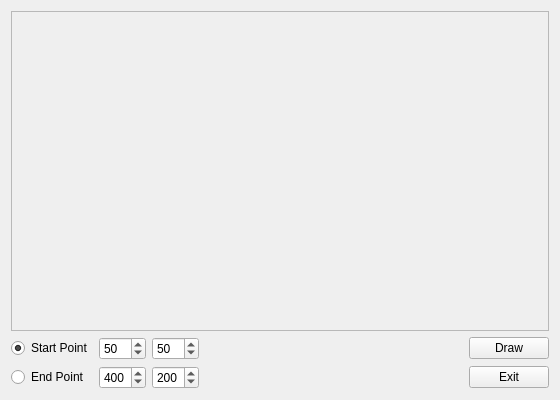
<?xml version="1.0" encoding="UTF-8"?>
<ui version="4.0">
 <class>Window</class>
 <widget class="QMainWindow" name="Window">
  <property name="geometry">
   <rect>
    <x>0</x>
    <y>0</y>
    <width>560</width>
    <height>400</height>
   </rect>
  </property>
  <property name="windowTitle">
   <string>Moving Starts</string>
  </property>
  <property name="windowIcon">
   <iconset resource="images.qrc">
    <normaloff>:/star</normaloff>:/star</iconset>
  </property>
  <widget class="QWidget" name="centralWidget">
   <layout class="QGridLayout" name="gridLayout">
    <item row="1" column="0">
     <widget class="QRadioButton" name="start">
      <property name="text">
       <string>Start Point</string>
      </property>
      <property name="checked">
       <bool>true</bool>
      </property>
      <attribute name="buttonGroup">
       <string notr="true">buttonGroup</string>
      </attribute>
     </widget>
    </item>
    <item row="1" column="1">
     <widget class="QSpinBox" name="ax">
      <property name="maximum">
       <number>800</number>
      </property>
      <property name="value">
       <number>50</number>
      </property>
     </widget>
    </item>
    <item row="1" column="2">
     <widget class="QSpinBox" name="ay">
      <property name="maximum">
       <number>800</number>
      </property>
      <property name="value">
       <number>50</number>
      </property>
     </widget>
    </item>
    <item row="1" column="3">
     <spacer name="hs2">
      <property name="orientation">
       <enum>Qt::Horizontal</enum>
      </property>
      <property name="sizeHint" stdset="0">
       <size>
        <width>201</width>
        <height>20</height>
       </size>
      </property>
     </spacer>
    </item>
    <item row="1" column="4">
     <widget class="QPushButton" name="bDraw">
      <property name="text">
       <string>Draw</string>
      </property>
     </widget>
    </item>
    <item row="2" column="0">
     <widget class="QRadioButton" name="end">
      <property name="text">
       <string>End Point</string>
      </property>
      <attribute name="buttonGroup">
       <string notr="true">buttonGroup</string>
      </attribute>
     </widget>
    </item>
    <item row="2" column="1">
     <widget class="QSpinBox" name="bx">
      <property name="maximum">
       <number>800</number>
      </property>
      <property name="value">
       <number>400</number>
      </property>
     </widget>
    </item>
    <item row="2" column="2">
     <widget class="QSpinBox" name="by">
      <property name="maximum">
       <number>800</number>
      </property>
      <property name="value">
       <number>200</number>
      </property>
     </widget>
    </item>
    <item row="2" column="3">
     <spacer name="hs1">
      <property name="orientation">
       <enum>Qt::Horizontal</enum>
      </property>
      <property name="sizeHint" stdset="0">
       <size>
        <width>200</width>
        <height>20</height>
       </size>
      </property>
     </spacer>
    </item>
    <item row="2" column="4">
     <widget class="QPushButton" name="bExit">
      <property name="text">
       <string>Exit</string>
      </property>
     </widget>
    </item>
    <item row="0" column="0" colspan="5">
     <widget class="QFrame" name="frame">
      <property name="frameShape">
       <enum>QFrame::StyledPanel</enum>
      </property>
      <property name="frameShadow">
       <enum>QFrame::Raised</enum>
      </property>
      <layout class="QGridLayout" name="gridGView"/>
     </widget>
    </item>
   </layout>
  </widget>
 </widget>
 <layoutdefault spacing="6" margin="11"/>
 <tabstops>
  <tabstop>ax</tabstop>
  <tabstop>ay</tabstop>
  <tabstop>bx</tabstop>
  <tabstop>by</tabstop>
 </tabstops>
 <resources>
  <include location="images.qrc"/>
 </resources>
 <connections>
  <connection>
   <sender>bExit</sender>
   <signal>clicked()</signal>
   <receiver>Window</receiver>
   <slot>close()</slot>
   <hints>
    <hint type="sourcelabel">
     <x>331</x>
     <y>260</y>
    </hint>
    <hint type="destinationlabel">
     <x>199</x>
     <y>149</y>
    </hint>
   </hints>
  </connection>
 </connections>
 <buttongroups>
  <buttongroup name="buttonGroup"/>
 </buttongroups>
</ui>
